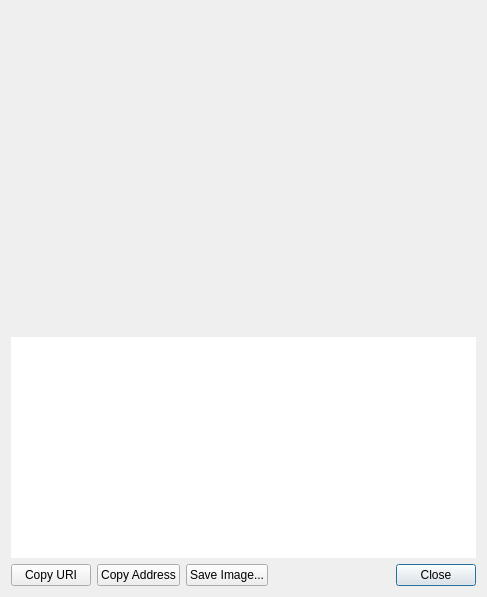
<?xml version="1.0" encoding="UTF-8"?>
<ui version="4.0">
 <class>ReceiveRequestDialog</class>
 <widget class="QDialog" name="ReceiveRequestDialog">
  <property name="geometry">
   <rect>
    <x>0</x>
    <y>0</y>
    <width>487</width>
    <height>597</height>
   </rect>
  </property>
  <layout class="QVBoxLayout" name="verticalLayout_3">
   <item>
    <widget class="QRImageWidget" name="lblQRCode">
     <property name="sizePolicy">
      <sizepolicy hsizetype="Expanding" vsizetype="Fixed">
       <horstretch>0</horstretch>
       <verstretch>0</verstretch>
      </sizepolicy>
     </property>
     <property name="minimumSize">
      <size>
       <width>300</width>
       <height>320</height>
      </size>
     </property>
     <property name="toolTip">
      <string>QR Code</string>
     </property>
     <property name="textFormat">
      <enum>Qt::PlainText</enum>
     </property>
     <property name="alignment">
      <set>Qt::AlignCenter</set>
     </property>
     <property name="wordWrap">
      <bool>true</bool>
     </property>
    </widget>
   </item>
   <item>
    <widget class="QTextEdit" name="outUri">
     <property name="sizePolicy">
      <sizepolicy hsizetype="Expanding" vsizetype="Expanding">
       <horstretch>0</horstretch>
       <verstretch>0</verstretch>
      </sizepolicy>
     </property>
     <property name="minimumSize">
      <size>
       <width>0</width>
       <height>50</height>
      </size>
     </property>
     <property name="frameShape">
      <enum>QFrame::NoFrame</enum>
     </property>
     <property name="frameShadow">
      <enum>QFrame::Plain</enum>
     </property>
     <property name="tabChangesFocus">
      <bool>true</bool>
     </property>
     <property name="textInteractionFlags">
      <set>Qt::TextSelectableByKeyboard|Qt::TextSelectableByMouse</set>
     </property>
    </widget>
   </item>
   <item>
    <layout class="QHBoxLayout" name="horizontalLayout">
     <item>
      <widget class="QPushButton" name="btnCopyURI">
       <property name="text">
        <string>Copy URI</string>
       </property>
       <property name="autoDefault">
        <bool>false</bool>
       </property>
      </widget>
     </item>
     <item>
      <widget class="QPushButton" name="btnCopyAddress">
       <property name="text">
        <string>Copy Address</string>
       </property>
       <property name="autoDefault">
        <bool>false</bool>
       </property>
      </widget>
     </item>
     <item>
      <widget class="QPushButton" name="btnSaveAs">
       <property name="text">
        <string>Save Image...</string>
       </property>
       <property name="autoDefault">
        <bool>false</bool>
       </property>
      </widget>
     </item>
     <item>
      <spacer name="horizontalSpacer_2">
       <property name="orientation">
        <enum>Qt::Horizontal</enum>
       </property>
       <property name="sizeHint" stdset="0">
        <size>
         <width>40</width>
         <height>20</height>
        </size>
       </property>
      </spacer>
     </item>
     <item>
      <widget class="QDialogButtonBox" name="buttonBox">
       <property name="standardButtons">
        <set>QDialogButtonBox::Close</set>
       </property>
      </widget>
     </item>
    </layout>
   </item>
  </layout>
 </widget>
 <customwidgets>
  <customwidget>
   <class>QRImageWidget</class>
   <extends>QLabel</extends>
   <header>receiverequestdialog.h</header>
  </customwidget>
 </customwidgets>
 <resources/>
 <connections>
  <connection>
   <sender>buttonBox</sender>
   <signal>rejected()</signal>
   <receiver>ReceiveRequestDialog</receiver>
   <slot>reject()</slot>
   <hints>
    <hint type="sourcelabel">
     <x>452</x>
     <y>573</y>
    </hint>
    <hint type="destinationlabel">
     <x>243</x>
     <y>298</y>
    </hint>
   </hints>
  </connection>
  <connection>
   <sender>buttonBox</sender>
   <signal>accepted()</signal>
   <receiver>ReceiveRequestDialog</receiver>
   <slot>accept()</slot>
   <hints>
    <hint type="sourcelabel">
     <x>452</x>
     <y>573</y>
    </hint>
    <hint type="destinationlabel">
     <x>243</x>
     <y>298</y>
    </hint>
   </hints>
  </connection>
 </connections>
</ui>
